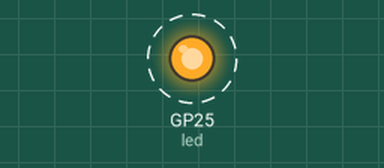
Bench run of a program on a simulated Raspberry Pi Pico running MicroPython. On the bench: output pins drawn as LEDs (lit = HIGH). Dashed ring = blinking. What the program prints to the serial console is not drawn. At 2.5 s the program stops and its outputs stay as they are.

Above: at 0.2 s.
Timing chart, 0 to 3.0 s (numbered marks = the images above):
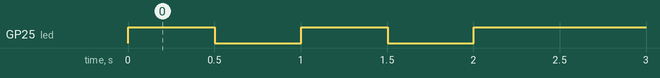

Measured:
- by itself, GP25 (led): alternates HIGH for 0.50 s and LOW for 0.50 s, 5 changes in all, then stays HIGH

The program:

error_test.py
```python
"""
Error Testing Script
Tests various error types to verify error handler functionality.

Uncomment different sections to test different error types.
"""

from machine import Pin
from utime import sleep


# ============================================================================
# TEST 1: ImportError - Module doesn't exist
# ============================================================================
# from nonexistent_module import something


# ============================================================================
# TEST 2: ImportError - File doesn't exist in py_scripts
# ============================================================================
# from missing_file import my_function


# ============================================================================
# TEST 3: AttributeError - Accessing non-existent attribute
# ============================================================================
# pin = Pin("LED", Pin.OUT)
# pin.nonexistent_method()


# ============================================================================
# TEST 4: NameError - Using undefined variable
# ============================================================================
# print(undefined_variable)


# ============================================================================
# TEST 5: TypeError - Wrong argument type
# ============================================================================
# pin = Pin("LED", Pin.OUT)
# sleep("not a number")


# ============================================================================
# TEST 6: ValueError - Invalid value
# ============================================================================
# number = int("not_a_number")


# ============================================================================
# TEST 7: ZeroDivisionError
# ============================================================================
# result = 10 / 0


# ============================================================================
# TEST 8: IndexError - List index out of range
# ============================================================================
# my_list = [1, 2, 3]
# value = my_list[10]


# ============================================================================
# TEST 9: KeyError - Dictionary key doesn't exist
# ============================================================================
# my_dict = {"a": 1, "b": 2}
# value = my_dict["z"]


# ============================================================================
# TEST 10: OSError - File operation error
# ============================================================================
# with open("nonexistent_file.txt", "r") as f:
#     content = f.read()


# ============================================================================
# TEST 11: RuntimeError - General runtime error
# ============================================================================
# def recursive_function():
#     return recursive_function()
# recursive_function()


# ============================================================================
# TEST 12: SyntaxError in imported module
# ============================================================================
# Create a file 'bad_syntax.py' with syntax errors and import it
# from bad_syntax import something


# ============================================================================
# TEST 13: Multiple nested function calls leading to error
# ============================================================================
# def level_1():
#     return level_2()
#
# def level_2():
#     return level_3()
#
# def level_3():
#     return undefined_variable
#
# level_1()


# ============================================================================
# TEST 14: Error in loop
# ============================================================================
# for i in range(5):
#     print(f"Iteration {i}")
#     if i == 3:
#         result = 1 / 0


# ============================================================================
# TEST 15: Pin configuration error
# ============================================================================
# pin = Pin(999, Pin.OUT)  # Invalid pin number


# ============================================================================
# WORKING CODE - Default when all tests are commented
# ============================================================================
print("=== Error Test Script ===")
print("All error tests are currently commented out.")
print("Uncomment a test section above to test error handling.")
print("")
print("LED blink test starting...")

led = Pin("LED", Pin.OUT)

for i in range(5):
    led.toggle()
    sleep(0.5)
    print(f"Blink {i+1}: LED is {'ON' if led.value() else 'OFF'}")

print("Test complete!")
```
